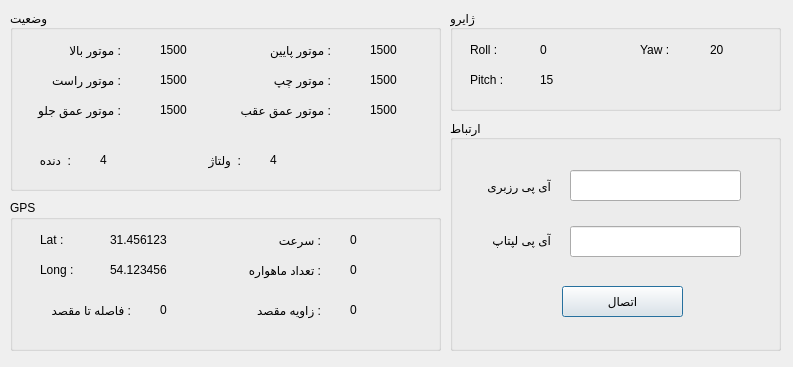
<?xml version="1.0" encoding="UTF-8"?>
<ui version="4.0">
 <class>Dialog</class>
 <widget class="QDialog" name="Dialog">
  <property name="geometry">
   <rect>
    <x>0</x>
    <y>0</y>
    <width>793</width>
    <height>367</height>
   </rect>
  </property>
  <property name="minimumSize">
   <size>
    <width>792</width>
    <height>367</height>
   </size>
  </property>
  <property name="maximumSize">
   <size>
    <width>793</width>
    <height>367</height>
   </size>
  </property>
  <property name="windowTitle">
   <string>Dialog</string>
  </property>
  <widget class="QGroupBox" name="gp2">
   <property name="geometry">
    <rect>
     <x>450</x>
     <y>10</y>
     <width>331</width>
     <height>101</height>
    </rect>
   </property>
   <property name="title">
    <string>ژایرو</string>
   </property>
   <widget class="QLabel" name="label_88">
    <property name="geometry">
     <rect>
      <x>20</x>
      <y>30</y>
      <width>51</width>
      <height>20</height>
     </rect>
    </property>
    <property name="text">
     <string>Roll :</string>
    </property>
   </widget>
   <widget class="QLabel" name="label_89">
    <property name="geometry">
     <rect>
      <x>20</x>
      <y>60</y>
      <width>51</width>
      <height>20</height>
     </rect>
    </property>
    <property name="text">
     <string>Pitch :</string>
    </property>
   </widget>
   <widget class="QLabel" name="lbl_roll">
    <property name="geometry">
     <rect>
      <x>90</x>
      <y>30</y>
      <width>91</width>
      <height>20</height>
     </rect>
    </property>
    <property name="text">
     <string>0</string>
    </property>
   </widget>
   <widget class="QLabel" name="lbl_pitch">
    <property name="geometry">
     <rect>
      <x>90</x>
      <y>60</y>
      <width>91</width>
      <height>20</height>
     </rect>
    </property>
    <property name="text">
     <string>15</string>
    </property>
   </widget>
   <widget class="QLabel" name="label_105">
    <property name="geometry">
     <rect>
      <x>190</x>
      <y>30</y>
      <width>61</width>
      <height>20</height>
     </rect>
    </property>
    <property name="text">
     <string>Yaw :</string>
    </property>
   </widget>
   <widget class="QLabel" name="lbl_yaw">
    <property name="geometry">
     <rect>
      <x>260</x>
      <y>30</y>
      <width>51</width>
      <height>20</height>
     </rect>
    </property>
    <property name="text">
     <string>20</string>
    </property>
   </widget>
  </widget>
  <widget class="QGroupBox" name="gp3">
   <property name="geometry">
    <rect>
     <x>10</x>
     <y>200</y>
     <width>431</width>
     <height>151</height>
    </rect>
   </property>
   <property name="title">
    <string>GPS</string>
   </property>
   <widget class="QLabel" name="label_86">
    <property name="geometry">
     <rect>
      <x>30</x>
      <y>30</y>
      <width>51</width>
      <height>20</height>
     </rect>
    </property>
    <property name="text">
     <string>Lat :</string>
    </property>
   </widget>
   <widget class="QLabel" name="label_87">
    <property name="geometry">
     <rect>
      <x>30</x>
      <y>60</y>
      <width>51</width>
      <height>20</height>
     </rect>
    </property>
    <property name="text">
     <string>Long :</string>
    </property>
   </widget>
   <widget class="QLabel" name="lbl_lat">
    <property name="geometry">
     <rect>
      <x>100</x>
      <y>30</y>
      <width>91</width>
      <height>20</height>
     </rect>
    </property>
    <property name="text">
     <string>31.456123</string>
    </property>
   </widget>
   <widget class="QLabel" name="lbl_long">
    <property name="geometry">
     <rect>
      <x>100</x>
      <y>60</y>
      <width>91</width>
      <height>20</height>
     </rect>
    </property>
    <property name="text">
     <string>54.123456</string>
    </property>
   </widget>
   <widget class="QLabel" name="label_102">
    <property name="geometry">
     <rect>
      <x>210</x>
      <y>60</y>
      <width>101</width>
      <height>20</height>
     </rect>
    </property>
    <property name="text">
     <string>: تعداد ماهواره</string>
    </property>
   </widget>
   <widget class="QLabel" name="lbl_speed1">
    <property name="geometry">
     <rect>
      <x>250</x>
      <y>30</y>
      <width>61</width>
      <height>20</height>
     </rect>
    </property>
    <property name="text">
     <string>: سرعت</string>
    </property>
   </widget>
   <widget class="QLabel" name="lbl_speed">
    <property name="geometry">
     <rect>
      <x>340</x>
      <y>30</y>
      <width>51</width>
      <height>20</height>
     </rect>
    </property>
    <property name="text">
     <string>0</string>
    </property>
   </widget>
   <widget class="QLabel" name="lbl_num_sate">
    <property name="geometry">
     <rect>
      <x>340</x>
      <y>60</y>
      <width>51</width>
      <height>20</height>
     </rect>
    </property>
    <property name="text">
     <string>0</string>
    </property>
   </widget>
   <widget class="QLabel" name="label_90">
    <property name="geometry">
     <rect>
      <x>10</x>
      <y>100</y>
      <width>111</width>
      <height>20</height>
     </rect>
    </property>
    <property name="text">
     <string>: فاصله تا مقصد</string>
    </property>
   </widget>
   <widget class="QLabel" name="label_91">
    <property name="geometry">
     <rect>
      <x>200</x>
      <y>100</y>
      <width>111</width>
      <height>20</height>
     </rect>
    </property>
    <property name="text">
     <string>: زاویه مقصد</string>
    </property>
   </widget>
   <widget class="QLabel" name="lbl_distance">
    <property name="geometry">
     <rect>
      <x>150</x>
      <y>100</y>
      <width>41</width>
      <height>20</height>
     </rect>
    </property>
    <property name="text">
     <string>0</string>
    </property>
   </widget>
   <widget class="QLabel" name="lbl_angle">
    <property name="geometry">
     <rect>
      <x>340</x>
      <y>100</y>
      <width>51</width>
      <height>20</height>
     </rect>
    </property>
    <property name="text">
     <string>0</string>
    </property>
   </widget>
  </widget>
  <widget class="QGroupBox" name="gp1">
   <property name="geometry">
    <rect>
     <x>10</x>
     <y>10</y>
     <width>431</width>
     <height>181</height>
    </rect>
   </property>
   <property name="title">
    <string>وضعیت</string>
   </property>
   <widget class="QLabel" name="label_11">
    <property name="geometry">
     <rect>
      <x>0</x>
      <y>30</y>
      <width>111</width>
      <height>20</height>
     </rect>
    </property>
    <property name="text">
     <string>: موتور بالا</string>
    </property>
   </widget>
   <widget class="QLabel" name="label_12">
    <property name="geometry">
     <rect>
      <x>210</x>
      <y>30</y>
      <width>111</width>
      <height>20</height>
     </rect>
    </property>
    <property name="text">
     <string>: موتور پایین</string>
    </property>
   </widget>
   <widget class="QLabel" name="label_16">
    <property name="geometry">
     <rect>
      <x>0</x>
      <y>60</y>
      <width>111</width>
      <height>20</height>
     </rect>
    </property>
    <property name="text">
     <string>: موتور راست</string>
    </property>
   </widget>
   <widget class="QLabel" name="label_17">
    <property name="geometry">
     <rect>
      <x>210</x>
      <y>60</y>
      <width>111</width>
      <height>20</height>
     </rect>
    </property>
    <property name="text">
     <string>: موتور چپ</string>
    </property>
   </widget>
   <widget class="QLabel" name="label_18">
    <property name="geometry">
     <rect>
      <x>0</x>
      <y>90</y>
      <width>111</width>
      <height>20</height>
     </rect>
    </property>
    <property name="text">
     <string>: موتور عمق جلو</string>
    </property>
   </widget>
   <widget class="QLabel" name="label_19">
    <property name="geometry">
     <rect>
      <x>210</x>
      <y>90</y>
      <width>111</width>
      <height>20</height>
     </rect>
    </property>
    <property name="text">
     <string>: موتور عمق عقب</string>
    </property>
   </widget>
   <widget class="QLabel" name="lbl_p_motor6">
    <property name="geometry">
     <rect>
      <x>360</x>
      <y>90</y>
      <width>51</width>
      <height>20</height>
     </rect>
    </property>
    <property name="text">
     <string>1500</string>
    </property>
   </widget>
   <widget class="QLabel" name="lbl_p_motor2">
    <property name="geometry">
     <rect>
      <x>360</x>
      <y>30</y>
      <width>51</width>
      <height>20</height>
     </rect>
    </property>
    <property name="text">
     <string>1500</string>
    </property>
   </widget>
   <widget class="QLabel" name="lbl_p_motor1">
    <property name="geometry">
     <rect>
      <x>150</x>
      <y>30</y>
      <width>51</width>
      <height>20</height>
     </rect>
    </property>
    <property name="text">
     <string>1500</string>
    </property>
   </widget>
   <widget class="QLabel" name="lbl_p_motor5">
    <property name="geometry">
     <rect>
      <x>150</x>
      <y>90</y>
      <width>51</width>
      <height>20</height>
     </rect>
    </property>
    <property name="text">
     <string>1500</string>
    </property>
   </widget>
   <widget class="QLabel" name="lbl_p_motor3">
    <property name="geometry">
     <rect>
      <x>150</x>
      <y>60</y>
      <width>51</width>
      <height>20</height>
     </rect>
    </property>
    <property name="text">
     <string>1500</string>
    </property>
   </widget>
   <widget class="QLabel" name="lbl_p_motor4">
    <property name="geometry">
     <rect>
      <x>360</x>
      <y>60</y>
      <width>51</width>
      <height>20</height>
     </rect>
    </property>
    <property name="text">
     <string>1500</string>
    </property>
   </widget>
   <widget class="QLabel" name="label_14">
    <property name="geometry">
     <rect>
      <x>90</x>
      <y>140</y>
      <width>41</width>
      <height>20</height>
     </rect>
    </property>
    <property name="text">
     <string>4</string>
    </property>
   </widget>
   <widget class="QLabel" name="label_13">
    <property name="geometry">
     <rect>
      <x>20</x>
      <y>140</y>
      <width>41</width>
      <height>20</height>
     </rect>
    </property>
    <property name="text">
     <string>:  دنده</string>
    </property>
   </widget>
   <widget class="QLabel" name="label_15">
    <property name="geometry">
     <rect>
      <x>260</x>
      <y>140</y>
      <width>41</width>
      <height>20</height>
     </rect>
    </property>
    <property name="text">
     <string>4</string>
    </property>
   </widget>
   <widget class="QLabel" name="label_20">
    <property name="geometry">
     <rect>
      <x>190</x>
      <y>140</y>
      <width>41</width>
      <height>20</height>
     </rect>
    </property>
    <property name="text">
     <string>:  ولتاژ</string>
    </property>
   </widget>
  </widget>
  <widget class="QGroupBox" name="gp4">
   <property name="geometry">
    <rect>
     <x>450</x>
     <y>120</y>
     <width>331</width>
     <height>231</height>
    </rect>
   </property>
   <property name="title">
    <string>ارتباط</string>
   </property>
   <widget class="QPushButton" name="btn_connect">
    <property name="geometry">
     <rect>
      <x>112</x>
      <y>166</y>
      <width>121</width>
      <height>31</height>
     </rect>
    </property>
    <property name="text">
     <string>اتصال</string>
    </property>
   </widget>
   <widget class="QLabel" name="label">
    <property name="geometry">
     <rect>
      <x>20</x>
      <y>56</y>
      <width>81</width>
      <height>20</height>
     </rect>
    </property>
    <property name="text">
     <string>آی پی رزبری</string>
    </property>
   </widget>
   <widget class="QLabel" name="label_2">
    <property name="geometry">
     <rect>
      <x>20</x>
      <y>110</y>
      <width>81</width>
      <height>20</height>
     </rect>
    </property>
    <property name="text">
     <string>آی پی لپتاپ</string>
    </property>
   </widget>
   <widget class="QLineEdit" name="txt_raspi_ip">
    <property name="geometry">
     <rect>
      <x>120</x>
      <y>50</y>
      <width>171</width>
      <height>31</height>
     </rect>
    </property>
    <property name="font">
     <font>
      <family>Tahoma</family>
      <pointsize>10</pointsize>
     </font>
    </property>
   </widget>
   <widget class="QLineEdit" name="txt_laptop_ip">
    <property name="geometry">
     <rect>
      <x>120</x>
      <y>106</y>
      <width>171</width>
      <height>31</height>
     </rect>
    </property>
    <property name="font">
     <font>
      <family>Tahoma</family>
      <pointsize>10</pointsize>
     </font>
    </property>
   </widget>
  </widget>
 </widget>
 <resources/>
 <connections/>
</ui>
